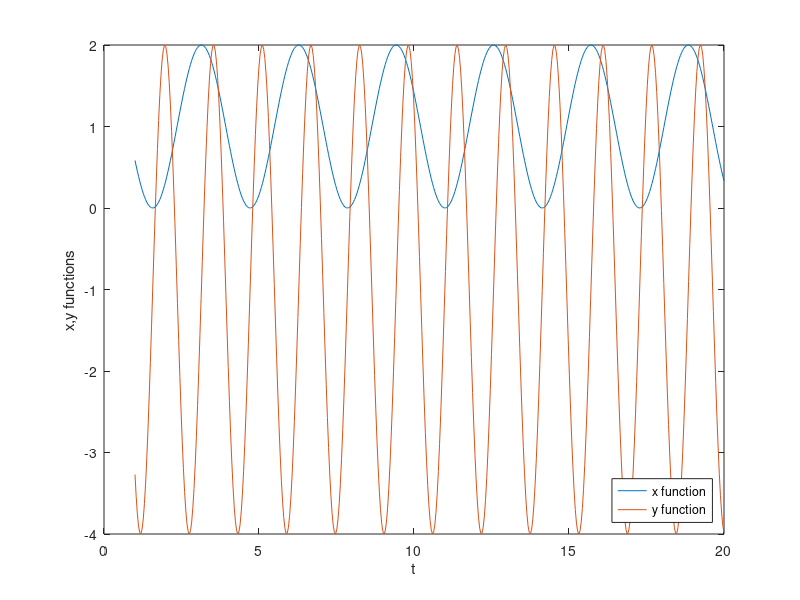

This chart was generated by the following MATLAB code:
t = linspace(1,20,500);
x = 1 + cos(2*t);
y = -1 + 3*sin(4*t);


plot(t,x)
hold on
plot(t,y)

xlabel('t')
ylabel('x,y functions')
legend({'x function','y function'},'Location','southeast')